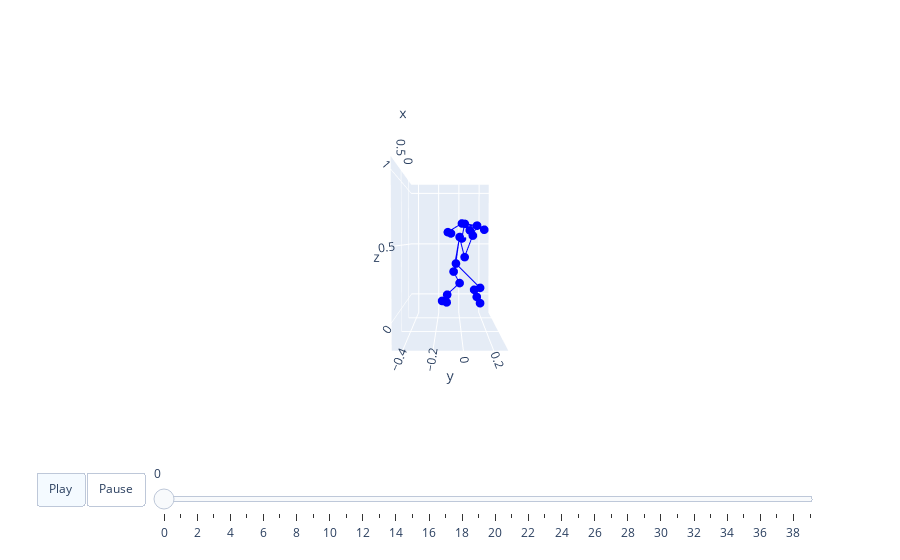

The cell this chart's notebook holds for it:
### Code cell
motion2 = output_motion[0].detach().cpu().numpy() * std + mean
bones = kit_bone if opt.dataset_name == 'kit' else None
joint = recover_from_ric(torch.from_numpy(motion2).float(), opt.joints_num).numpy()
animate3d(joint[:length]/1000, BONE_LINK=bones, save_path=None) # 'init.html'

### Figure 1 — Plotly figure (JSON) as saved in the notebook; plotly's stock layout.template omitted (floating-point values rounded to 4 significant figures)
{"data": [{"marker": {"color": "blue", "size": 3}, "mode": "lines+markers", "name": "Nodes0", "type": "scatter3d", "x": [0, 0.07373, null, 0.07373, 0.1882, null, 0.1882, -0.1028, null, -0.1028, -0.02816, null, -0.02816, 0.05788, null, 0, -0.1019, null, -0.1019, 0.06283, null, 0.06283, -0.1577, null, -0.1577, -0.1562, null, -0.1562, -0.09926, null, 0, -0.006026, null, -0.006026, 0.0834, null, 0.0834, 0.1498, null, 0.1498, 0.07941, null, 0.1498, 0.2654, null, 0.2654, 0.1061, null, 0.1061, 0.03149, null, 0.1498, 0.01568, null, 0.01568, -0.1377, null, -0.1377, -0.253], "y": [0, -0.05634, null, -0.05634, -0.004669, null, -0.004669, -0.1163, null, -0.1163, -0.1629, null, -0.1629, -0.1195, null, 0, -0.03273, null, -0.03273, 0.1851, null, 0.1851, 0.1455, null, 0.1455, 0.1708, null, 0.1708, 0.1987, null, 0, 0.04687, null, 0.04687, 0.1168, null, 0.1168, 0.1497, null, 0.1497, 0.08947, null, 0.1497, 0.01286, null, 0.01286, -0.1082, null, -0.1082, -0.08033, null, 0.1497, 0.2255, null, 0.2255, 0.05319, null, 0.05319, 0.02907], "z": [0.5674, 0.2536, null, 0.2536, 0.1631, null, 0.1631, 0.0159, null, 0.0159, -0.03103, null, -0.03103, -0.02978, null, 0.5674, 0.3151, null, 0.3151, 0.1042, null, 0.1042, 0.05604, null, 0.05604, -0.01362, null, -0.01362, -0.06504, null, 0.5674, 0.381, null, 0.381, 0.5796, null, 0.5796, 0.6668, null, 0.6668, 0.6269, null, 0.6668, 0.6813, null, 0.6813, 0.61, null, 0.61, 0.6003, null, 0.6668, 0.6344, null, 0.6344, 0.6946, null, 0.6946, 0.5549]}], "layout": {"scene": {"aspectmode": "manual", "aspectratio": {"x": 1.251, "y": 0.7668, "z": 1.27}, "camera": {"eye": {"x": 3, "y": 0, "z": 0.1}}, "xaxis": {"range": [-0.253, 0.9983]}, "yaxis": {"range": [-0.4711, 0.2957]}, "zaxis": {"range": [-0.1853, 1.085]}}, "sliders": [{"len": 0.9, "pad": {"b": 10, "t": 60}, "steps": [{"args": [["frame0"], {"frame": {"duration": 0}, "fromcurrent": true, "mode": "immediate", "transition": {"duration": 0, "easing": "linear"}}], "label": "0", "method": "animate"}, {"args": [["frame1"], {"frame": {"duration": 0}, "fromcurrent": true, "mode": "immediate", "transition": {"duration": 0, "easing": "linear"}}], "label": "1", "method": "animate"}, {"args": [["frame2"], {"frame": {"duration": 0}, "fromcurrent": true, "mode": "immediate", "transition": {"duration": 0, "easing": "linear"}}], "label": "2", "method": "animate"}, {"args": [["frame3"], {"frame": {"duration": 0}, "fromcurrent": true, "mode": "immediate", "transition": {"duration": 0, "easing": "linear"}}], "label": "3", "method": "animate"}, {"args": [["frame4"], {"frame": {"duration": 0}, "fromcurrent": true, "mode": "immediate", "transition": {"duration": 0, "easing": "linear"}}], "label": "4", "method": "animate"}, {"args": [["frame5"], {"frame": {"duration": 0}, "fromcurrent": true, "mode": "immediate", "transition": {"duration": 0, "easing": "linear"}}], "label": "5", "method": "animate"}, {"args": [["frame6"], {"frame": {"duration": 0}, "fromcurrent": true, "mode": "immediate", "transition": {"duration": 0, "easing": "linear"}}], "label": "6", "method": "animate"}, {"args": [["frame7"], {"frame": {"duration": 0}, "fromcurrent": true, "mode": "immediate", "transition": {"duration": 0, "easing": "linear"}}], "label": "7", "method": "animate"}, {"args": [["frame8"], {"frame": {"duration": 0}, "fromcurrent": true, "mode": "immediate", "transition": {"duration": 0, "easing": "linear"}}], "label": "8", "method": "animate"}, {"args": [["frame9"], {"frame": {"duration": 0}, "fromcurrent": true, "mode": "immediate", "transition": {"duration": 0, "easing": "linear"}}], "label": "9", "method": "animate"}, {"args": [["frame10"], {"frame": {"duration": 0}, "fromcurrent": true, "mode": "immediate", "transition": {"duration": 0, "easing": "linear"}}], "label": "10", "method": "animate"}, {"args": [["frame11"], {"frame": {"duration": 0}, "fromcurrent": true, "mode": "immediate", "transition": {"duration": 0, "easing": "linear"}}], "label": "11", "method": "animate"}, {"args": [["frame12"], {"frame": {"duration": 0}, "fromcurrent": true, "mode": "immediate", "transition": {"duration": 0, "easing": "linear"}}], "label": "12", "method": "animate"}, {"args": [["frame13"], {"frame": {"duration": 0}, "fromcurrent": true, "mode": "immediate", "transition": {"duration": 0, "easing": "linear"}}], "label": "13", "method": "animate"}, {"args": [["frame14"], {"frame": {"duration": 0}, "fromcurrent": true, "mode": "immediate", "transition": {"duration": 0, "easing": "linear"}}], "label": "14", "method": "animate"}, {"args": [["frame15"], {"frame": {"duration": 0}, "fromcurrent": true, "mode": "immediate", "transition": {"duration": 0, "easing": "linear"}}], "label": "15", "method": "animate"}, {"args": [["frame16"], {"frame": {"duration": 0}, "fromcurrent": true, "mode": "immediate", "transition": {"duration": 0, "easing": "linear"}}], "label": "16", "method": "animate"}, {"args": [["frame17"], {"frame": {"duration": 0}, "fromcurrent": true, "mode": "immediate", "transition": {"duration": 0, "easing": "linear"}}], "label": "17", "method": "animate"}, {"args": [["frame18"], {"frame": {"duration": 0}, "fromcurrent": true, "mode": "immediate", "transition": {"duration": 0, "easing": "linear"}}], "label": "18", "method": "animate"}, {"args": [["frame19"], {"frame": {"duration": 0}, "fromcurrent": true, "mode": "immediate", "transition": {"duration": 0, "easing": "linear"}}], "label": "19", "method": "animate"}, {"args": [["frame20"], {"frame": {"duration": 0}, "fromcurrent": true, "mode": "immediate", "transition": {"duration": 0, "easing": "linear"}}], "label": "20", "method": "animate"}, {"args": [["frame21"], {"frame": {"duration": 0}, "fromcurrent": true, "mode": "immediate", "transition": {"duration": 0, "easing": "linear"}}], "label": "21", "method": "animate"}, {"args": [["frame22"], {"frame": {"duration": 0}, "fromcurrent": true, "mode": "immediate", "transition": {"duration": 0, "easing": "linear"}}], "label": "22", "method": "animate"}, {"args": [["frame23"], {"frame": {"duration": 0}, "fromcurrent": true, "mode": "immediate", "transition": {"duration": 0, "easing": "linear"}}], "label": "23", "method": "animate"}, {"args": [["frame24"], {"frame": {"duration": 0}, "fromcurrent": true, "mode": "immediate", "transition": {"duration": 0, "easing": "linear"}}], "label": "24", "method": "animate"}, {"args": [["frame25"], {"frame": {"duration": 0}, "fromcurrent": true, "mode": "immediate", "transition": {"duration": 0, "easing": "linear"}}], "label": "25", "method": "animate"}, {"args": [["frame26"], {"frame": {"duration": 0}, "fromcurrent": true, "mode": "immediate", "transition": {"duration": 0, "easing": "linear"}}], "label": "26", "method": "animate"}, {"args": [["frame27"], {"frame": {"duration": 0}, "fromcurrent": true, "mode": "immediate", "transition": {"duration": 0, "easing": "linear"}}], "label": "27", "method": "animate"}, {"args": [["frame28"], {"frame": {"duration": 0}, "fromcurrent": true, "mode": "immediate", "transition": {"duration": 0, "easing": "linear"}}], "label": "28", "method": "animate"}, {"args": [["frame29"], {"frame": {"duration": 0}, "fromcurrent": true, "mode": "immediate", "transition": {"duration": 0, "easing": "linear"}}], "label": "29", "method": "animate"}, {"args": [["frame30"], {"frame": {"duration": 0}, "fromcurrent": true, "mode": "immediate", "transition": {"duration": 0, "easing": "linear"}}], "label": "30", "method": "animate"}, {"args": [["frame31"], {"frame": {"duration": 0}, "fromcurrent": true, "mode": "immediate", "transition": {"duration": 0, "easing": "linear"}}], "label": "31", "method": "animate"}, {"args": [["frame32"], {"frame": {"duration": 0}, "fromcurrent": true, "mode": "immediate", "transition": {"duration": 0, "easing": "linear"}}], "label": "32", "method": "animate"}, {"args": [["frame33"], {"frame": {"duration": 0}, "fromcurrent": true, "mode": "immediate", "transition": {"duration": 0, "easing": "linear"}}], "label": "33", "method": "animate"}, {"args": [["frame34"], {"frame": {"duration": 0}, "fromcurrent": true, "mode": "immediate", "transition": {"duration": 0, "easing": "linear"}}], "label": "34", "method": "animate"}, {"args": [["frame35"], {"frame": {"duration": 0}, "fromcurrent": true, "mode": "immediate", "transition": {"duration": 0, "easing": "linear"}}], "label": "35", "method": "animate"}, {"args": [["frame36"], {"frame": {"duration": 0}, "fromcurrent": true, "mode": "immediate", "transition": {"duration": 0, "easing": "linear"}}], "label": "36", "method": "animate"}, {"args": [["frame37"], {"frame": {"duration": 0}, "fromcurrent": true, "mode": "immediate", "transition": {"duration": 0, "easing": "linear"}}], "label": "37", "method": "animate"}, {"args": [["frame38"], {"frame": {"duration": 0}, "fromcurrent": true, "mode": "immediate", "transition": {"duration": 0, "easing": "linear"}}], "label": "38", "method": "animate"}, {"args": [["frame39"], {"frame": {"duration": 0}, "fromcurrent": true, "mode": "immediate", "transition": {"duration": 0, "easing": "linear"}}], "label": "39", "method": "animate"}], "x": 0.1, "y": 0}], "updatemenus": [{"buttons": [{"args": [null, {"frame": {"duration": 40}, "fromcurrent": true, "mode": "immediate", "transition": {"duration": 40, "easing": "linear"}}], "label": "Play", "method": "animate"}, {"args": [[null], {"frame": {"duration": 0}, "fromcurrent": true, "mode": "immediate", "transition": {"duration": 0, "easing": "linear"}}], "label": "Pause", "method": "animate"}], "direction": "left", "pad": {"r": 10, "t": 70}, "type": "buttons", "x": 0.1, "y": 0}]}}
